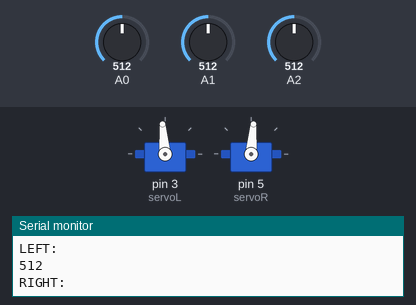
This sketch was run on a simulated Arduino Uno, built with avr-gcc and run on an emulated ATmega328P. Shown: 2 × servo, the last lines printed to the serial monitor. Inputs (shaded band) come from the test bench; at power-on: A0 = 512, A1 = 512, A2 = 512.

Above: at 1.2 s.
1.3 s: A0 set to 317
4.3 s: A0 set to 283
At 4.6 s:
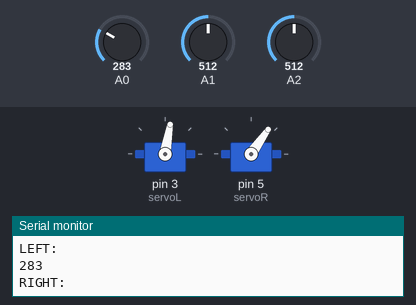
5.8 s: A1 set to 309
7.3 s: A1 set to 290
At 8.5 s:
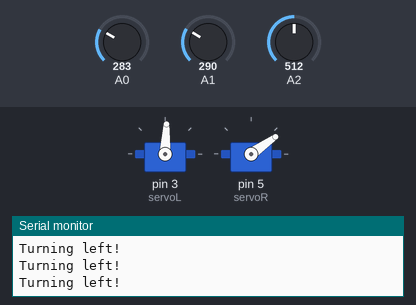
8.8 s: A2 set to 307
11.8 s: A2 set to 290
At 13.2 s:
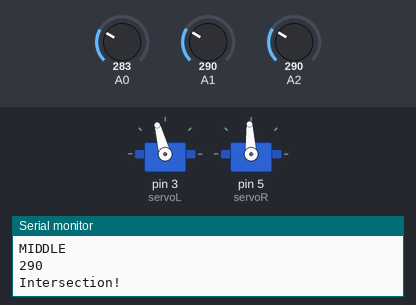
Timing chart, 0 to 14.3 s (numbered marks = the images above; inputs shaded):
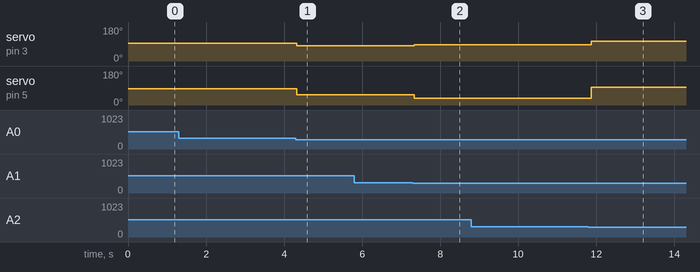

Measured:
- the behaviour switches between 300 and 299 on A0 (found by bisection; images 0 and 1)
- the behaviour switches between 300 and 299 on A1 (found by bisection; images 1 and 2)
- the behaviour switches between 301 and 300 on A2 (found by bisection; images 2 and 3)
- after the input at 4.3 s, servo on pin 3 (servoL): 95° → 80° at once; servo on pin 5 (servoR): 85° → 55° at once
- after the input at 7.3 s, servo on pin 3 (servoL): 80° → 87° at once; servo on pin 5 (servoR): 55° → 35° at once
- after the input at 11.8 s, servo on pin 3 (servoL): 87° → 105° after 0.07 s; servo on pin 5 (servoR): 35° → 93° after 0.07 s

The sketch:

Milestone1_Line_Follow_Final.ino
```cpp
#include <Servo.h>

Servo servoL;                     //instantiate servos
Servo servoR;
unsigned int sensor_values[3];   //store sensor values

int turn_num = 0;                //reset number of turns
int change = 0;                  //reset temp variable noting change from white/black
int threshold = 300;            //cutoff value b/w white and not white
bool turn_complete = true;
int countdown = 8000;

void setup() {
// put your setup code here, to run once:
Serial.begin(9600);
servoL.attach(3);
servoR.attach(5);

}

// left, right, right, right, right, left, left

void loop() {
// put your main code here, to run repeatedly:

// Read line sensor values continuously
    sensor_values[0] = analogRead(A0);
    sensor_values[1] = analogRead(A1);
    sensor_values[2] = analogRead(A2);

    //Case: reaches intersection
    if (sensor_values[0] < 300 && sensor_values[1] < 300){
        Serial.println("Intersection!");
        switch(turn_num){
          case 0:turn_left(); break;
          case 1:turn_right(); break;
          case 2:turn_right(); break;
          case 3:turn_right(); break;
          case 4:turn_right(); break;
          case 5:turn_left(); break;
          case 6:turn_left(); break;
          case 7:turn_left(); break;
          default: stop_drive(); break;
        }

        turn_num += 1;    // increment number of turns

        if (turn_num == 8){ turn_num = 0;}   // reset number of turns after figure 8 completed

      }

      //Case: traveling along line --> drive straight
      else if (sensor_values[0] > 300 && sensor_values[1] > 300) { drive_straight();}

      //Case: drifting off to the right --> correct left
      else if (sensor_values[0] < 300) { veer_left(); }

      //Case: drifting off to the left --> correct right
      else if (sensor_values[1] < 300) { veer_right(); }

      // Default: drive straight
      else {drive_straight();}


      Serial.println("LEFT:");
      Serial.println(sensor_values[0]);
      Serial.println("RIGHT:");
      Serial.println(sensor_values[1]);
      Serial.println("MIDDLE");
      Serial.println(sensor_values[2]);

}

//HELPER FUNCTIONS

void veer_left(){
  servoL.write(80);
  servoR.write(55);
  sensor_values[0] = analogRead(A0);
  sensor_values[1] = analogRead(A1);
  sensor_values[2] = analogRead(A2);
}

void veer_right(){
  servoL.write(125);
  servoR.write(100);
  sensor_values[0] = analogRead(A0);
  sensor_values[1] = analogRead(A1);
  sensor_values[2] = analogRead(A2);
}

void turn_left(){
  while (countdown > 0) {
    servoL.write(87);
    servoR.write(35);
    countdown = countdown - 1;
  }

   while (sensor_values[2] > 300){
       servoL.write(87);
       servoR.write(35);
       sensor_values[0] = analogRead(A0);
       sensor_values[1] = analogRead(A1);
       sensor_values[2] = analogRead(A2);//delay(500);
       Serial.println("Turning left!");
    }
   countdown = 8000;

     /*while (sensor_values[2] < (threshold+10)) {
        servoL.write(90);
        servoR.write(55);
        Serial.println("Turning left! - on white");
     }*/
}

void turn_right(){
  while(countdown > 0){
         servoL.write(105);
        servoR.write(93);
        countdown = countdown -1;
  }
  while (sensor_values[2] > threshold){
        servoL.write(105);
        servoR.write(93);
        //delay(500);
            sensor_values[0] = analogRead(A0);
          sensor_values[1] = analogRead(A1);
         sensor_values[2] = analogRead(A2);
        Serial.println("Turning right!");
        Serial.println(sensor_values[2]);
    }

  countdown = 8000;

    /*while (sensor_values[2] < (threshold+10)) {
        servoL.write(125);
        servoR.write(90);
        //delay(500);
        Serial.println("Turning right!- on white");
    }*/
}

void drive_straight(){
  servoL.write(95);
  servoR.write(85);
   sensor_values[0] = analogRead(A0);
    sensor_values[1] = analogRead(A1);
    sensor_values[2] = analogRead(A2);
}

void stop_drive(){
  servoL.write(90);
  servoR.write(90);
    sensor_values[0] = analogRead(A0);
    sensor_values[1] = analogRead(A1);
    sensor_values[2] = analogRead(A2);
}
```
